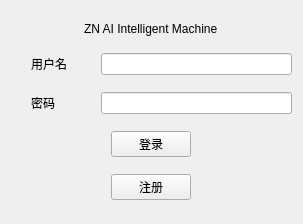
<?xml version="1.0" encoding="UTF-8"?>
<ui version="4.0">
 <class>Form</class>
 <widget class="QWidget" name="Form">
  <property name="geometry">
   <rect>
    <x>0</x>
    <y>0</y>
    <width>303</width>
    <height>224</height>
   </rect>
  </property>
  <property name="windowTitle">
   <string>Form</string>
  </property>
  <layout class="QVBoxLayout" name="verticalLayout_2">
   <item>
    <layout class="QHBoxLayout" name="horizontalLayout_5">
     <item>
      <widget class="QLabel" name="label">
       <property name="sizePolicy">
        <sizepolicy hsizetype="Fixed" vsizetype="Fixed">
         <horstretch>0</horstretch>
         <verstretch>0</verstretch>
        </sizepolicy>
       </property>
       <property name="text">
        <string>ZN AI Intelligent Machine</string>
       </property>
      </widget>
     </item>
    </layout>
   </item>
   <item>
    <layout class="QHBoxLayout" name="horizontalLayout">
     <property name="leftMargin">
      <number>20</number>
     </property>
     <item>
      <widget class="QLabel" name="label_2">
       <property name="sizePolicy">
        <sizepolicy hsizetype="Preferred" vsizetype="Preferred">
         <horstretch>1</horstretch>
         <verstretch>0</verstretch>
        </sizepolicy>
       </property>
       <property name="text">
        <string>用户名</string>
       </property>
      </widget>
     </item>
     <item>
      <widget class="QLineEdit" name="usrText">
       <property name="sizePolicy">
        <sizepolicy hsizetype="Expanding" vsizetype="Fixed">
         <horstretch>3</horstretch>
         <verstretch>0</verstretch>
        </sizepolicy>
       </property>
      </widget>
     </item>
    </layout>
   </item>
   <item>
    <layout class="QHBoxLayout" name="horizontalLayout_2" stretch="0,0">
     <property name="leftMargin">
      <number>20</number>
     </property>
     <item>
      <widget class="QLabel" name="label_3">
       <property name="sizePolicy">
        <sizepolicy hsizetype="Preferred" vsizetype="Preferred">
         <horstretch>1</horstretch>
         <verstretch>0</verstretch>
        </sizepolicy>
       </property>
       <property name="text">
        <string>密码</string>
       </property>
      </widget>
     </item>
     <item>
      <widget class="QLineEdit" name="pwdText">
       <property name="sizePolicy">
        <sizepolicy hsizetype="Expanding" vsizetype="Fixed">
         <horstretch>3</horstretch>
         <verstretch>0</verstretch>
        </sizepolicy>
       </property>
       <property name="echoMode">
        <enum>QLineEdit::Password</enum>
       </property>
      </widget>
     </item>
    </layout>
   </item>
   <item>
    <layout class="QHBoxLayout" name="horizontalLayout_3">
     <item>
      <widget class="QPushButton" name="loginButton">
       <property name="sizePolicy">
        <sizepolicy hsizetype="Fixed" vsizetype="Fixed">
         <horstretch>0</horstretch>
         <verstretch>0</verstretch>
        </sizepolicy>
       </property>
       <property name="text">
        <string>登录</string>
       </property>
      </widget>
     </item>
    </layout>
   </item>
   <item>
    <layout class="QHBoxLayout" name="horizontalLayout_4">
     <item>
      <widget class="QPushButton" name="regButton">
       <property name="sizePolicy">
        <sizepolicy hsizetype="Fixed" vsizetype="Fixed">
         <horstretch>0</horstretch>
         <verstretch>0</verstretch>
        </sizepolicy>
       </property>
       <property name="text">
        <string>注册</string>
       </property>
      </widget>
     </item>
    </layout>
   </item>
  </layout>
 </widget>
 <resources/>
 <connections/>
</ui>
